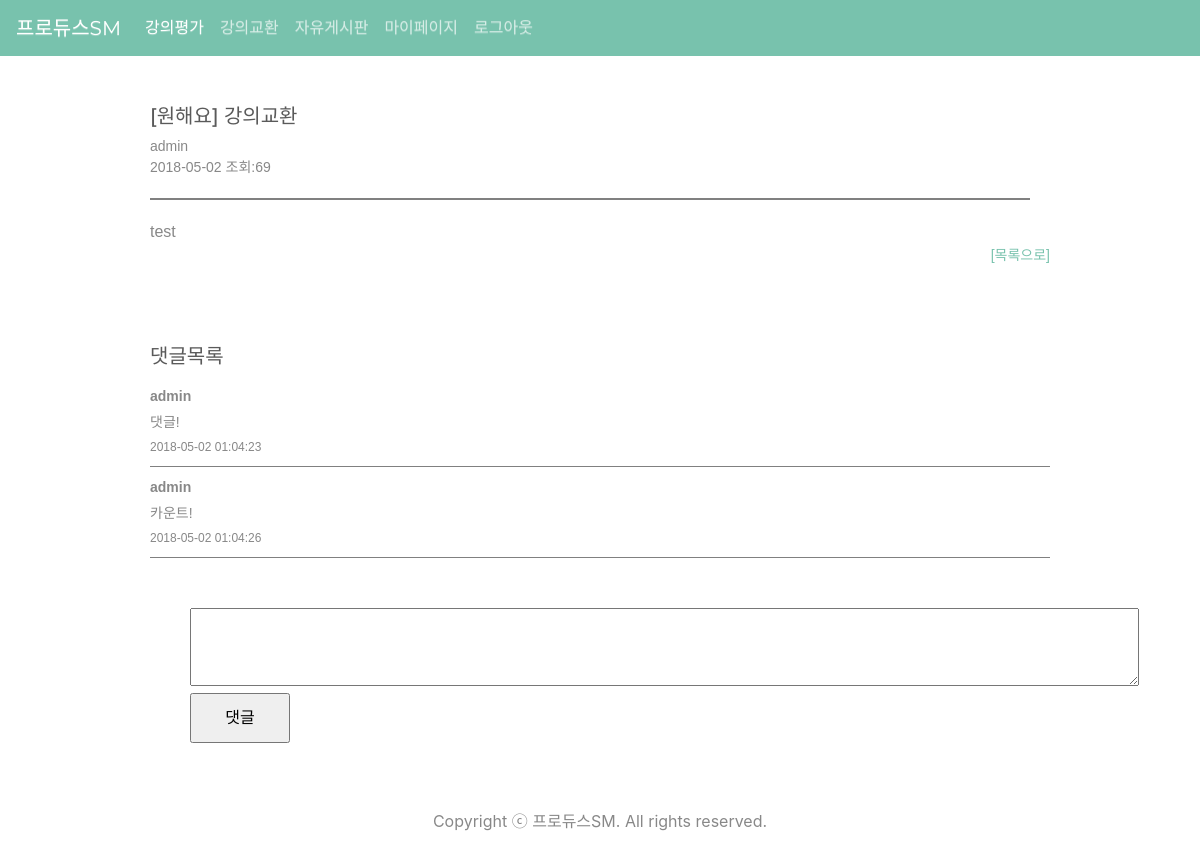
Page /page/trade_board/trade_read.php?idx=1 (signed in) on the committed database.
### tables this page shows
CREATE TABLE `trade_board` (
  `idx` int(11) NOT NULL,
  `trade_header` varchar(45) NOT NULL,
  `name` varchar(100) NOT NULL,
  `title` varchar(100) NOT NULL,
  `content` text NOT NULL,
  `date` date NOT NULL,
  `hit` int(11) NOT NULL
);

CREATE TABLE `trade_reply` (
  `idx` int(11) NOT NULL,
  `con_num` int(11) NOT NULL,
  `name` varchar(100) NOT NULL,
  `content` text NOT NULL,
  `date` datetime NOT NULL
);

### db.php (called while the page is built, shortened)
<?php
 $db = new mysqli("localhost","root","123456","producesm");
 $db->set_charset("utf8");
 function mq($sql){
   global $db;
   return $db->query($sql);
 }
 ?>

### page/trade_board/trade_read.php (the view, shortened to what this page needs)
<?php
include "../../db.php";
if(isset($_SESSION['userid'])){
	$bno = $_GET['idx'];
	$sql = mq("select * from trade_board where idx='".$bno."'");
	$trade_board = $sql->fetch_array();
?>
<!doctype html>
<html lang="ko">
 <head>
  <link rel="stylesheet" href="../../css/board.css" />
  <link rel="stylesheet" href="../../css/jquery-ui.css" />
	<link rel="stylesheet" href="../../css/bootstrap.min.css">
	<link rel="stylesheet" href="../../css/bootstrap-theme.min.css">
</head>
<nav class="navbar navbar-expand-lg navbar-dark bg-primary">
	<a class="navbar-brand" href="../../../index.php">프로듀스SM</a>
	<div class="collapse navbar-collapse" id="navbarColor01">
		<ul class="navbar-nav mr-auto">
			<li class="nav-item active">
				<a class="nav-link" href="../../page/evaluation.php">강의평가 <span class="sr-only">(current)</span></a>
			</li>
			<li class="nav-item">
				<a class="nav-link" href="../../page/trade.php">강의교환</a>
			</li>
			<li class="nav-item">
				<a class="nav-link" href="../../page/list.php">자유게시판</a>
			</li>
			<li class="nav-item">
				<a class="nav-link" href="../../page/mypage.php">마이페이지</a>
			</li>
		 <li class="nav-item">
				<a class="nav-link" href="../../member/logout.php">로그아웃</a>
			</li>
		</ul>
	</div>
</nav>
<body>
<div id="board_read">
	<br><br><h5>[<?php echo $trade_board['trade_header']; ?>] <?php echo $trade_board['title']; ?></h5>
		<div id="user_info">
			<?php echo $trade_board['name'];?>
			<br><?php echo $trade_board['date']; ?> 조회:<?php echo $trade_board['hit']; ?>
				<div id="bo_line"></div>
			</div>
			<div id="bo_content">
				<?php echo nl2br("$trade_board[content]"); ?>
			</div>
		<div id="bo_ser">
			<ul>
				<li><a href="../trade.php">[목록으로]</a></li>
			</ul>
		</div>
<div class="reply_view">
	<h5>댓글목록</h5>
		<?php
			$sql3 = mq("select * from trade_reply where con_num='".$bno."' order by idx asc");
			while($trade_reply = $sql3->fetch_array()){
		?>
		<div class="dap_lo">
			<div><b><?php echo $trade_reply['name'];?></b></div>
			<div class="dap_to comt_edit"><?php echo nl2br("$trade_reply[content]"); ?></div>
			<div class="rep_me dap_to"><?php echo $trade_reply['date']; ?></div>
		</div>
	<?php } ?>
	<div class="dap_ins">
		<ul>
			<li class="fl"><textarea name="content" class="reply_content" id="re_content" cols="100" rows="3"></textarea></li>
			<li><input type="button" id="rep_bt" value="댓글" class="re_bt" /></li>
		</ul>
	</div>
</div>
</div>
<div class="container" style="padding-top:150px;">
	<p class="text-center">Copyright ⓒ 프로듀스SM. All rights reserved.</p>
</div>
</body>
</html>
<?php
}else{
echo "<script>alert('잘못된 접근입니다.'); location.href='../../index.php'; </script>";
	}
?>

### css/board.css (style rules this page uses)
a { text-decoration: none; color:#333; }
ul li { list-style:none; }
.fl { float:left; }
#board_read { width:900px; font-family:'malgun gothic','Sans-Serif','arial'; margin: 0 auto; position: relative; word-break:break-all; }
#user_info { font-size:14px; }
#bo_line { width:880px; height:2px; background: gray; margin-top:20px; }
#bo_content { margin-top:20px; }
#bo_ser { font:14px 'malgun gothic','Sans-Serif','arial'; color:#333; position: absolute; right: 0; }
#bo_ser > ul > li { float:left; margin-left:10px; }
.reply_view { width:900px; position: relative; top:100px; margin: 0 auto; word-break:break-all; }
.dap_lo { font-size: 14px; padding:10px 0 10px 0; border-bottom: solid 1px gray; }
.dap_to { margin-top:5px; }
.rep_me { font-size:12px; }
.re_bt { width:100px; height:50px; font-size:16px; }
.dap_ins { margin-top:50px; }

### rows in the picture
trade_board: trade_header "원해요", title "강의교환", name "admin", date "2018-05-02", hit "69", content "test"
trade_reply: name "admin", content "댓글!", date "2018-05-02 01:04:23"
trade_reply: name "admin", content "카운트!", date "2018-05-02 01:04:26"
